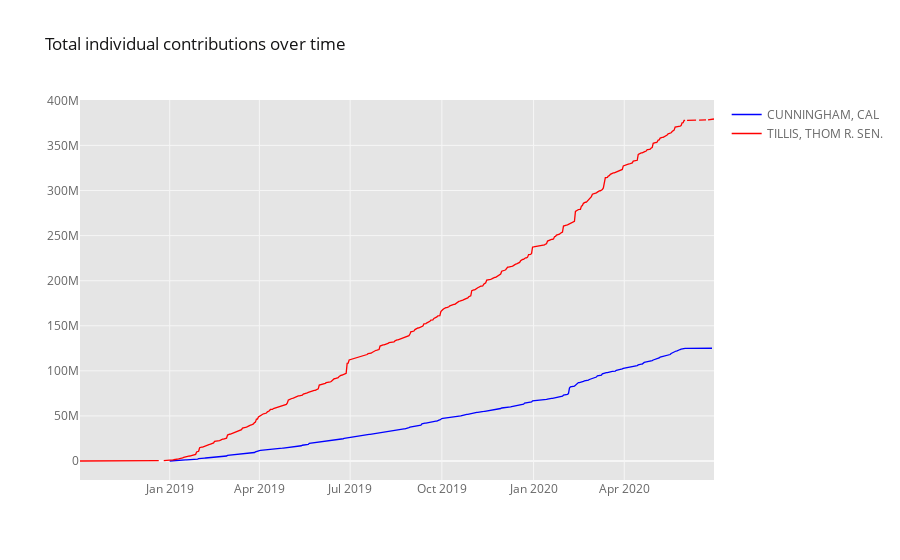

Notebook code for this chart:
### Code cell
by_date = contribs_by_indivs.groupby(['CAND_NAME', 'TRANSACTION_DT']).agg({'TRANSACTION_AMT': 'sum'})
by_date_cumsum = by_date.groupby(level=0).cumsum().reset_index().pivot_table(values='TRANSACTION_AMT', index='TRANSACTION_DT', columns='CAND_NAME')
by_date_cumsum.iplot(kind='line', colors=color_map, title='Total individual contributions over time')

### Figure 1 — Plotly figure (JSON) as saved in the notebook; plotly's stock layout.template omitted (floating-point values rounded to 4 significant figures; data arrays with more than 128 entries replaced by an {"elided": "..."} marker saying what was removed)
{"data": [{"line": {"color": "blue", "dash": "solid", "shape": "linear", "width": 1.3}, "mode": "lines", "name": "CUNNINGHAM, CAL", "text": "", "type": "scatter", "x": {"elided": "577 str values"}, "y": {"elided": "577 mixed values"}}, {"line": {"color": "red", "dash": "solid", "shape": "linear", "width": 1.3}, "mode": "lines", "name": "TILLIS, THOM R. SEN.", "text": "", "type": "scatter", "x": {"elided": "577 str values"}, "y": {"elided": "577 mixed values"}}], "layout": {"legend": {"bgcolor": "#FFFFFF", "font": {"color": "#666666"}}, "paper_bgcolor": "#FFFFFF", "plot_bgcolor": "#E5E5E5", "title": {"font": {"color": "#151516"}, "text": "Total individual contributions over time"}, "xaxis": {"gridcolor": "#F6F6F6", "showgrid": true, "tickfont": {"color": "#666666"}, "title": {"font": {"color": "#666666"}, "text": ""}, "zerolinecolor": "#F6F6F6"}, "yaxis": {"gridcolor": "#F6F6F6", "showgrid": true, "tickfont": {"color": "#666666"}, "title": {"font": {"color": "#666666"}, "text": ""}, "zerolinecolor": "#F6F6F6"}}}
